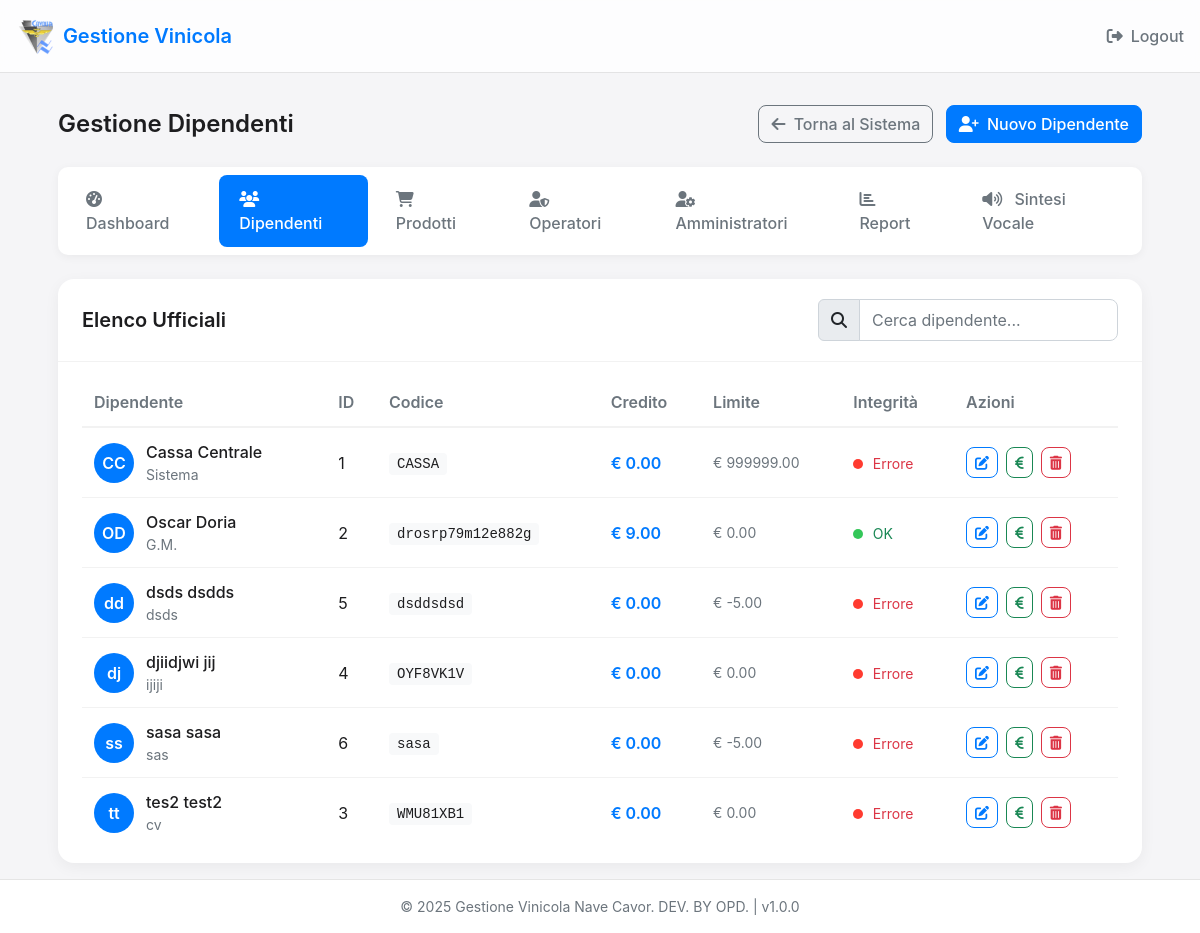
/admin/employees (signed in), run on an earlier commit of the app's database.
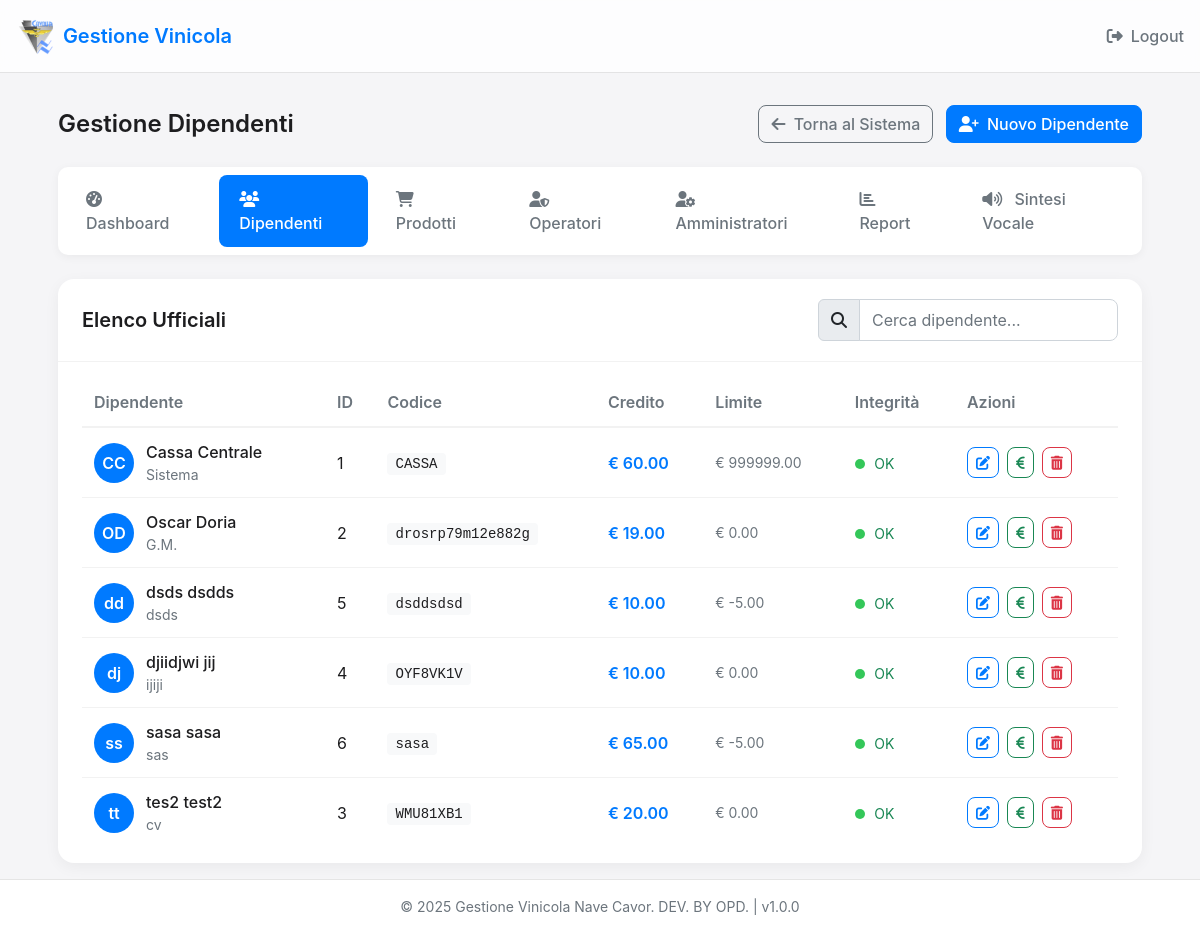
And on a later commit of the database.
### app.py (models this page shows, shortened)
class Employee(db.Model):
    id = db.Column(db.Integer, primary_key=True)
    code = db.Column(db.String(50), unique=True)  # Codice a barre della card
    first_name = db.Column(db.String(100))
    last_name = db.Column(db.String(100))
    rank = db.Column(db.String(100))
    credit = db.Column(db.Numeric(10, 2), default=0)
    credit_hash = db.Column(db.String(64))  # Hash per verificare l'integrità del credito
    credit_limit = db.Column(db.Numeric(10, 2), default=0)  # Limite di credito negativo consentito
    def verify_credit_integrity(self):
        if not self.credit_hash:  # Se non c'è hash, crealo
            self.update_credit_hash()
            db.session.commit()
            return True
        secret = app.config['SECRET_KEY']
        data = f"{self.id}:{self.credit}:{self.credit_limit}:{secret}"
        computed_hash = hashlib.sha256(data.encode()).hexdigest()
        return computed_hash == self.credit_hash

### app.py (the view)
@app.route('/admin/employees')
def admin_employees():
    if session.get('admin_logged_in') != True:
        return redirect(url_for('admin_login'))
    employees = Employee.query.order_by(Employee.last_name).all()
    return render_template('admin_employees.html', employees=employees)

### app.py (called while the page is built)
@app.context_processor
def inject_app_info():
    now = datetime.now()
    return {
        'app_name': app.config['APP_NAME'],
        'app_version': app.config['APP_VERSION'],
        'now': now
    }

### templates/admin_employees.html (shortened to what the changed rows need)
{% extends "base.html" %}
{% block content %}
<div class="admin-container">
    <div class="admin-header">
        <h1 class="admin-title">Gestione Dipendenti</h1>
    </div>
    <div class="employees-table-container">
        <div class="table-wrapper">
            <table class="employees-table">
                <thead>
                    <tr>
                        <th>Dipendente</th>
                        <th>ID</th>
                        <th>Codice</th>
                        <th>Credito</th>
                        <th>Limite</th>
                        <th>Integrità</th>
                        <th>Azioni</th>
                    </tr>
                </thead>
                <tbody>
                    {% for employee in employees %}
                    <tr>
                        <td class="employee-name-cell">
                            <div class="employee-avatar">{{ employee.first_name[0] }}{{ employee.last_name[0] }}</div>
                            <div class="employee-info">
                                <div class="employee-name">{{ employee.first_name }} {{ employee.last_name }}</div>
                                <div class="employee-rank">{{ employee.rank }}</div>
                            </div>
                        </td>
                        <td>
                            <span class="employee-id">{{ employee.id }}</span>
                        </td>
                        <td>
                            <span class="employee-code">{{ employee.code }}</span>
                        </td>
                        <td>
                            <div class="employee-credit">€ {{ "%.2f"|format(employee.credit) }}</div>
                        </td>
                        <td>
                            <div class="employee-limit">€ {{ "%.2f"|format(employee.credit_limit) }}</div>
                        </td>
                        <td>
                            <span class="integrity-indicator {% if employee.verify_credit_integrity() %}integrity-verified{% else %}integrity-failed{% endif %}"></span>
                            {% if employee.verify_credit_integrity() %}
                                <small class="text-success">OK</small>
                            {% else %}
                                <small class="text-danger">Errore</small>
                            {% endif %}
                        </td>
                        <td>
                            <div class="table-actions">
                                <a href="{{ url_for('admin_edit_employee', id=employee.id) }}" class="btn btn-sm btn-outline-primary" title="Modifica">
                                    <i class="fas fa-edit"></i>
                                </a>
                                <button type="button" class="btn btn-sm btn-outline-success" data-bs-toggle="modal" data-bs-target="#creditModal{{ employee.id }}" title="Modifica Credito">
                                    <i class="fas fa-euro-sign"></i>
                                </button>
                                <button type="button" class="btn btn-sm btn-outline-danger" data-bs-toggle="modal" data-bs-target="#deleteModal{{ employee.id }}" title="Elimina">
                                    <i class="fas fa-trash-alt"></i>
                                </button>
                            </div>
                        </td>
                    </tr>
                    {% endfor %}
                </tbody>
            </table>
        </div>
    </div>
</div>
{% endblock %}

What changed in the data, as far as the page shows it:
changed Employee "Cassa": credit "0.00" → "60.00"; credit_hash "Errore" → "OK"
changed Employee "Oscar": credit "9.00" → "19.00"
changed Employee "dsds": credit "0.00" → "10.00"; credit_hash "Errore" → "OK"
changed Employee "djiidjwi": credit "0.00" → "10.00"; credit_hash "Errore" → "OK"
changed Employee "sasa": credit "0.00" → "65.00"; credit_hash "Errore" → "OK"
changed Employee "tes2": credit "0.00" → "20.00"; credit_hash "Errore" → "OK"
